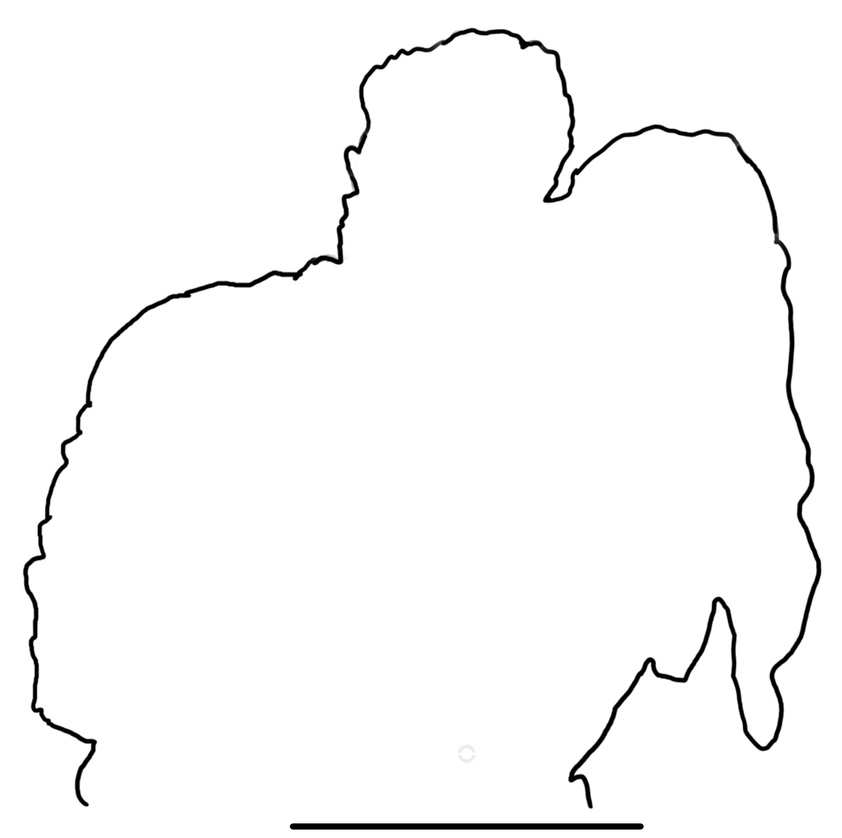
#> input picture img/draw.jpg, 842 x 838 px, shrunk from 1499 x 1492 before the run
$ python vis.py
#> lines starting #> are read from the running program, lines starting #| are printed output that depends on the picture; after the words box and inside, x2 and y2 are one past the last pixel; in counts of white or black regions, pixels touching at a corner belong together
import cv2
import numpy as np
import matplotlib.pyplot as plt
import matplotlib.animation as animation

def combine_contours(contours):
    """
    Given a list of contours (each as a NumPy array of shape (n,1,2)),
    convert them to lists of (x, y) and join them into one continuous outline.
    The algorithm starts with the longest contour and then repeatedly
    attaches the remaining contour whose starting or ending point is closest
    to the current endpoint.
    """
    # Convert each contour to a list of (x, y) points.
    contour_lists = [c.reshape(-1, 2).tolist() for c in contours]
    if not contour_lists:
        return []

    # Choose the contour with the maximum arc length as starting contour.
    lengths = [cv2.arcLength(np.array(c, dtype=np.float32), True) for c in contour_lists]
    start_idx = np.argmax(lengths)
    combined = contour_lists[start_idx]
    used = {start_idx}
    current_endpoint = combined[-1]

    while len(used) < len(contour_lists):
        best_idx = None
        best_dist = float('inf')
        best_reverse = False
        # Look through all remaining contours.
        for i, pts in enumerate(contour_lists):
            if i in used:
                continue
            # Distance from current endpoint to the start of this contour.
            dist_start = np.linalg.norm(np.array(current_endpoint) - np.array(pts[0]))
            # Distance from current endpoint to the end of this contour.
            dist_end = np.linalg.norm(np.array(current_endpoint) - np.array(pts[-1]))
            if dist_start < best_dist:
                best_dist = dist_start
                best_idx = i
                best_reverse = False
            if dist_end < best_dist:
                best_dist = dist_end
                best_idx = i
                best_reverse = True
        if best_idx is None:
            break
        best_contour = contour_lists[best_idx]
        if best_reverse:
            best_contour = best_contour[::-1]
        # Optionally, you could insert an interpolated connector here.
        combined.extend(best_contour)
        current_endpoint = best_contour[-1]
        used.add(best_idx)
    return combined

def process_image(image_path):
    """
    Process the image:
      - Read the image and apply 10 bilateral filters.
      - Convert to grayscale and detect edges with Canny.
      - Find external contours and combine them into one continuous outline.
      - Display the combined outline for verification.
    Returns the combined outline as a NumPy array of shape (N, 2) (floats).
    """
#> called with image_path = './img/draw.jpg'
    image = cv2.imread(image_path)
#> image is the input picture: shape (838, 842, 3); min 0, max 255, mean 249.7
    if image is None:
        raise IOError(f"Could not load image: {image_path}")

    # Apply bilateral filtering 10 times
    for _ in range(10):
        image = cv2.bilateralFilter(image, 3, 20, 50)

    gray = cv2.cvtColor(image, cv2.COLOR_BGR2GRAY)
    edges = cv2.Canny(gray, 100, 130, apertureSize=3)
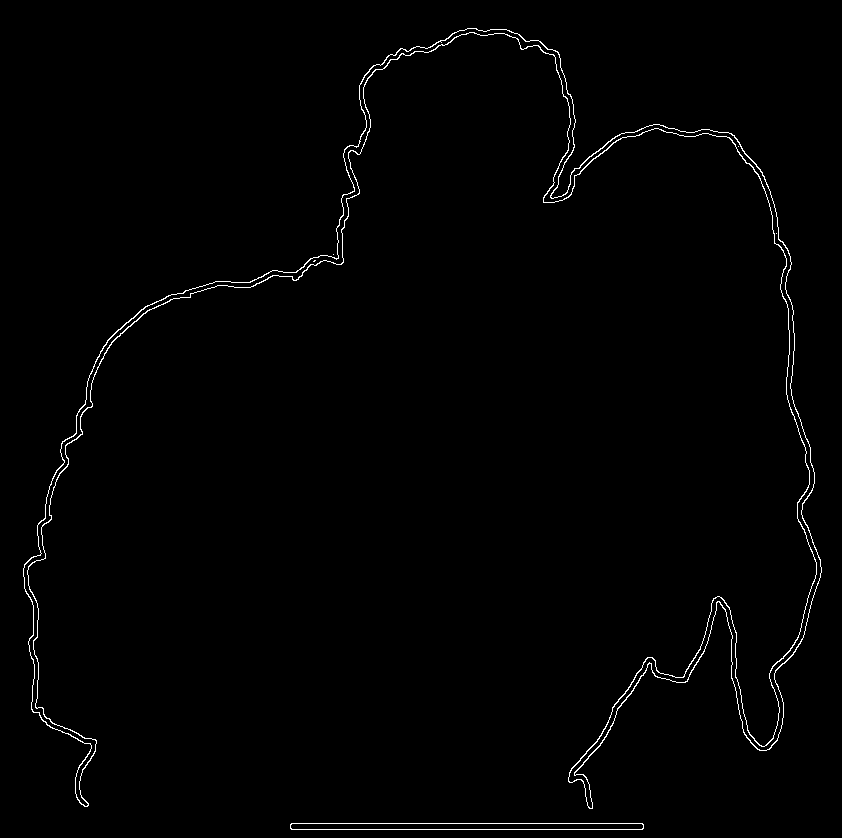
#> edges: shape (838, 842); 1% white in thin lines or dots

    # Use RETR_EXTERNAL so that only the outer boundaries are found.
    contours, _ = cv2.findContours(edges, cv2.RETR_EXTERNAL, cv2.CHAIN_APPROX_NONE)
#> contours = 3 contours, 1 with area under 20; largest, box (x1, y1, x2, y2) and area: (23, 28, 822, 809) 13214, (290, 823, 644, 830) 2116
    if not contours:
        raise ValueError("No contours found!")

    # Combine all external contours into one continuous outline.
    combined_points = combine_contours(contours)
#> in combine_contours, `contour_lists = [c.reshape(-1, 2).tolist() for c in contours]`: contour_lists = 3 items
#> in combine_contours, `lengths = [cv2.arcLength(np.array(c, dtype=np.float32), True) for c in..`: lengths = [715.7, 0, 5862.7]
#> in combine_contours, `start_idx = np.argmax(lengths)`: start_idx = 2
#> in combine_contours, `combined = contour_lists[start_idx]`: combined = 5115 pairs, first value 23 to 821, second value 28 to 808
#> in combine_contours, `used = {start_idx}`: used = 1 item
#> in combine_contours, `current_endpoint = combined[-1]`: current_endpoint = [468, 28]
#> the loop in combine_contours, `while len(used) < len(contour_lists):` made 2 passes
#> current_endpoint on passes 1 to 2: [333, 254], [291, 823]
#> after the loop in combine_contours, `while len(used) < len(contour_lists):`: combined = 5830 pairs, first value 23 to 821, second value 28 to 829; used = 3 items
#> combined_points has the same summary as combined in combine_contours
    combined_points = np.array(combined_points, dtype=np.float32)

    # Optionally, show the combined outline.
    blank = np.zeros_like(gray)
    cv2.polylines(blank, [combined_points.astype(np.int32)], isClosed=False, color=255, thickness=1)
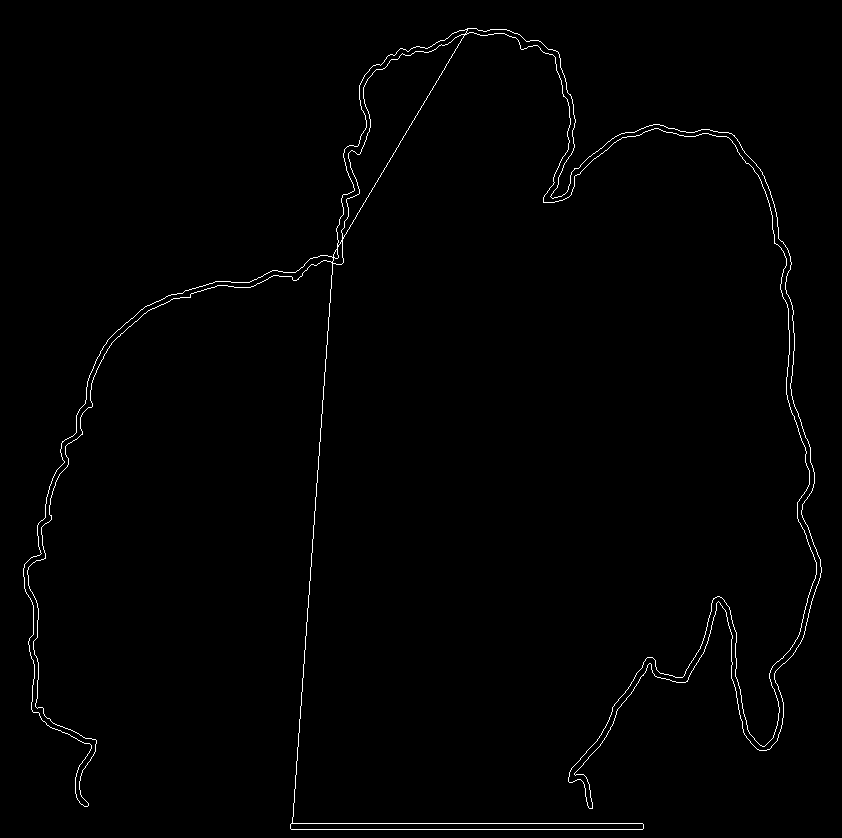
#> blank: shape (838, 842); 0.94% white in thin lines or dots
    cv2.imshow("Combined Contour", blank)
    cv2.waitKey(0)
    cv2.destroyAllWindows()

    return combined_points

def resample_contour(points, num_points):
    """
    Resample the ordered contour points so they are uniformly spaced.
    'points' is a NumPy array of shape (N, 2).
    """
    dists = np.sqrt(np.sum(np.diff(points, axis=0)**2, axis=1))
    cumulative = np.concatenate(([0], np.cumsum(dists)))
    total_length = cumulative[-1]
    sample_dists = np.linspace(0, total_length, num_points)
    resampled = []
    for d in sample_dists:
        idx = np.searchsorted(cumulative, d)
        if idx == 0:
            resampled.append(points[0])
        elif idx >= len(points):
            resampled.append(points[-1])
        else:
            t = (d - cumulative[idx-1]) / (cumulative[idx] - cumulative[idx-1])
            point = points[idx-1]*(1-t) + points[idx]*t
            resampled.append(point)
    return np.array(resampled)

def compute_dft(points):
    """
    Compute the discrete Fourier transform (DFT) of the resampled contour.
    The contour is represented as complex numbers (x + i*y), then centered.
    Returns a list of Fourier coefficients (frequency, coefficient).
    """
    N = len(points)
    z = points[:, 0] + 1j * points[:, 1]
    # Center the contour
    z = z - np.mean(z)
    dft = np.fft.fft(z) / N
    freqs = np.fft.fftfreq(N, d=1.0/N)
    coeffs = [(freqs[k], dft[k]) for k in range(N)]
    # Optionally, sort by amplitude if desired.
    coeffs.sort(key=lambda c: abs(c[1]), reverse=True)
    return coeffs

def epicycles(t, coeffs):
    """
    Given time t (0 to 1) and the list of Fourier coefficients,
    compute the endpoint and each epicycle segment.
    Returns:
      - endpoint: (x, y)
      - positions: list of tuples ((x0, y0), (x1, y1), amplitude)
    """
    x, y = 0, 0
    positions = []
    for freq, coef in coeffs:
        prev_x, prev_y = x, y
        angle = 2 * np.pi * freq * t + np.angle(coef)
        dx = abs(coef) * np.cos(angle)
        dy = abs(coef) * np.sin(angle)
        x += dx
        y += dy
        positions.append(((prev_x, prev_y), (x, y), abs(coef)))
    return (x, y), positions

def animate_epicycles(coeffs, num_frames=200):
    """
    Animate the Fourier epicycles drawing the outline.
    """
    fig, ax = plt.subplots()
    ax.set_aspect('equal')
    total_amp = sum(abs(coef) for _, coef in coeffs)
    ax.set_xlim(-total_amp*1.1, total_amp*1.1)
    ax.set_ylim(-total_amp*1.1, total_amp*1.1)
    ax.axis('off')

    line_objs = []
    circle_objs = []
    for _ in coeffs:
        line_obj, = ax.plot([], [], 'r-', lw=1)
        line_objs.append(line_obj)
        circle_obj, = ax.plot([], [], 'g--', lw=0.5)
        circle_objs.append(circle_obj)
    trace_line, = ax.plot([], [], 'b-', lw=2)
    trace = []

    def init():
        for line_obj in line_objs:
            line_obj.set_data([], [])
        for circle_obj in circle_objs:
            circle_obj.set_data([], [])
        trace_line.set_data([], [])
        return line_objs + circle_objs + [trace_line]

    def update(frame):
        t = frame / num_frames
        endpoint, positions = epicycles(t, coeffs)
        for i, ((x0, y0), (x1, y1), amp) in enumerate(positions):
            line_objs[i].set_data([x0, x1], [y0, y1])
            theta = np.linspace(0, 2 * np.pi, 100)
            circle_x = x0 + amp * np.cos(theta)
            circle_y = y0 + amp * np.sin(theta)
            circle_objs[i].set_data(circle_x, circle_y)
        trace.append(endpoint)
        trace_np = np.array(trace)
        trace_line.set_data(trace_np[:, 0], trace_np[:, 1])
        return line_objs + circle_objs + [trace_line]

    ani = animation.FuncAnimation(fig, update, frames=num_frames, init_func=init,
                                  blit=True, interval=20, repeat=False)
    ax.invert_yaxis()
    plt.show()

if __name__ == "__main__":
    # Process the image and extract the entire outline (all external contours combined)
    combined_points = process_image("./img/draw.jpg")
#> combined_points has the same summary as combined in combine_contours
    print("Number of combined outline points:", len(combined_points))
#| Number of combined outline points: 5830

    # Resample the outline to a fixed number of points (e.g., 500)
    resampled = resample_contour(combined_points, 1000)
#> in resample_contour, `dists = np.sqrt(np.sum(np.diff(points, axis=0)**2, axis=1))`: dists = 5829 values, max 570.5 at index 5115, min 1 at index 1, mean 1.27
#> in resample_contour, `cumulative = np.concatenate(([0], np.cumsum(dists)))`: cumulative = 5830 values from 0 to 7410
#> in resample_contour, `total_length = cumulative[-1]`: total_length = 7410
#> the loop in resample_contour, `for d in sample_dists:` made 1000 passes
#> (idx, t, point) on passes 2 to 13: (7, 0.589, [460.4, 30]), (14, 0.126, [453.9, 32.13]), (19, 0.664, [448.3, 36.66]), (25, 0.699, [442.3, 40]), (32, 0.204, [435.8, 42.2]), (38, 0.0344, [430, 46.03]), (44, 0.223, [423.8, 47]), (51, 0.227, [416.8, 46]), (57, 0.577, [410.4, 48.58]), (63, 0.162, [404.8, 49]), (69, 0.531, [398.5, 49.53]), (75, 0.0973, [393.9, 55])
#> (idx, t) on pass 100: (634, 0.769)
#> after the loop in resample_contour, `for d in sample_dists:`: resampled = 1000 pairs, first value 23 to 821, second value 28 to 829

    # Compute the Fourier coefficients from the resampled outline
    coeffs = compute_dft(resampled)
#> in compute_dft, `N = len(points)`: N = 1000
#> in compute_dft, `freqs = np.fft.fftfreq(N, d=1.0/N)`: freqs = 1000 values, max 499 at index 499, min -500 at index 500, mean -0.5
#> in compute_dft, `coeffs = [(freqs[k], dft[k]) for k in range(N)]`: coeffs = 1000 items
#> coeffs = 1000 items
    print("Number of Fourier coefficients:", len(coeffs))
#| Number of Fourier coefficients: 1000

    # Animate the drawing via Fourier epicycles
    animate_epicycles(coeffs)
#> in animate_epicycles, `total_amp = sum(abs(coef) for _, coef in coeffs)`: total_amp = 2275.1
#> after the loop in animate_epicycles, `for _ in coeffs:`: circle_objs = 1000 items
